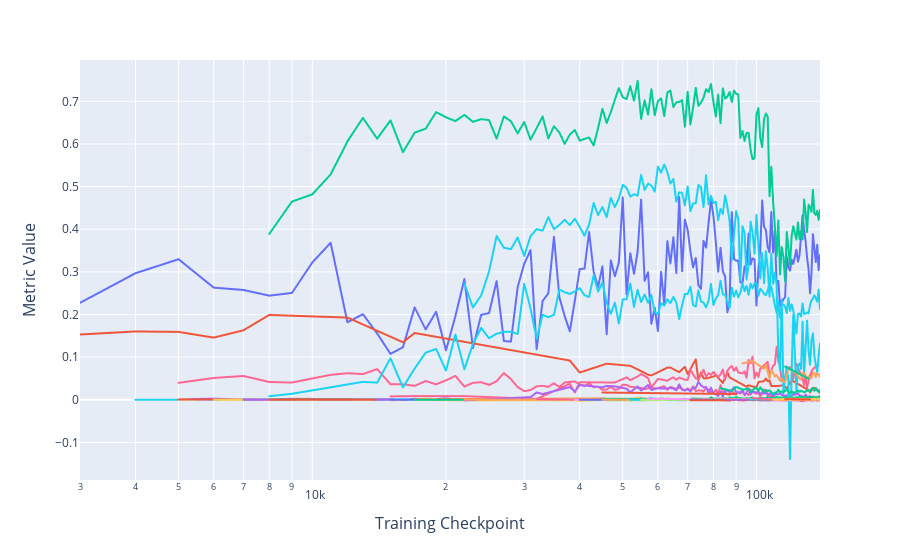

Here is the notebook cell this chart was saved with:
### Markdown cell above
### Copy Suppression Metrics

### Code cell
copy_suppression_scores_df = plot_head_circuit_scores(
    copy_suppression_scores, 
    show_legend=False, 
    title= f'Copy Suppression Scores Across Checkpoints ({MODEL_NAME})',
    log_x=True, 
    disable_title=True,
    output_path = OUTPUT_DIR
)
